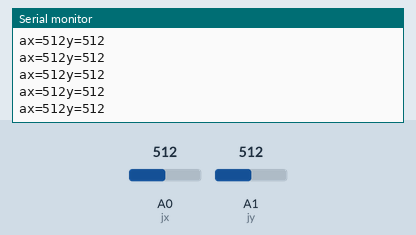
The sketch below on a simulated Arduino Uno, built with avr-gcc and run on an emulated ATmega328P. Parts: the last lines printed to the serial monitor. Inputs (shaded band) come from the test bench; at power-on: A0 (jx) = 512, A1 (jy) = 512.

Above: at 1.2 s.
1.3 s: A0 (jx) set to 537
At 2.0 s:
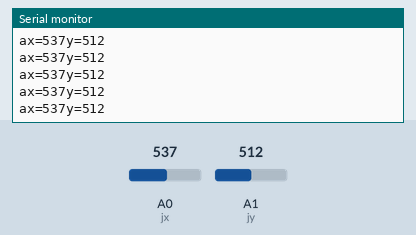
4.3 s: A0 (jx) set to 558
At 5.1 s:
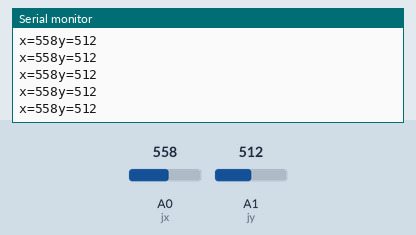
Timing chart, 0 to 7.3 s (numbered marks = the images above; inputs shaded):
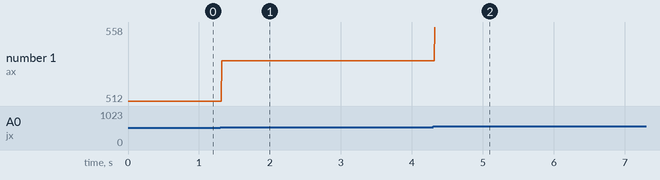

The sketch:

Master_code_for_joystick_led.ino
```cpp
int jx=A0;
int jy=A1;
void setup()
{
Serial.begin(38200);
pinMode(jx,INPUT);
pinMode(jy,INPUT);
}
void loop()
{
  int x=analogRead(jx);
  int y=analogRead(jy);
  Serial.print("x=");
  Serial.print(x);
  Serial.print("y=");
  Serial.println(y);
  if(x>450&&x<550&&y>450&&y<550)
  {
    Serial.write('a');
  }
 else if(x>850&&x<900&&y>400&&y<460)
 {
  Serial.write('b');
 }
else if(x==0&&y>450&&y<400)
{
  Serial.write('c');
}
else if(x>400&&x<550&&y==0)
{
  Serial.write('d');
}
 else if(x>400&&x<500&&y>850&&y<950)
 {
  Serial.write('e');
 }
}
```

Measured:
- the behaviour switches between 549 and 550 on A0 (jx) (found by bisection; images 1 and 2)
- after the input at 1.3 s, the serial monitor: prints a new line at once (image 1)
- after the input at 4.3 s, the serial monitor: prints a new line at once (image 2)
- plotted number 1: 512 → 537 after the input at 1.3 s, 537 → 558 after the input at 4.3 s
